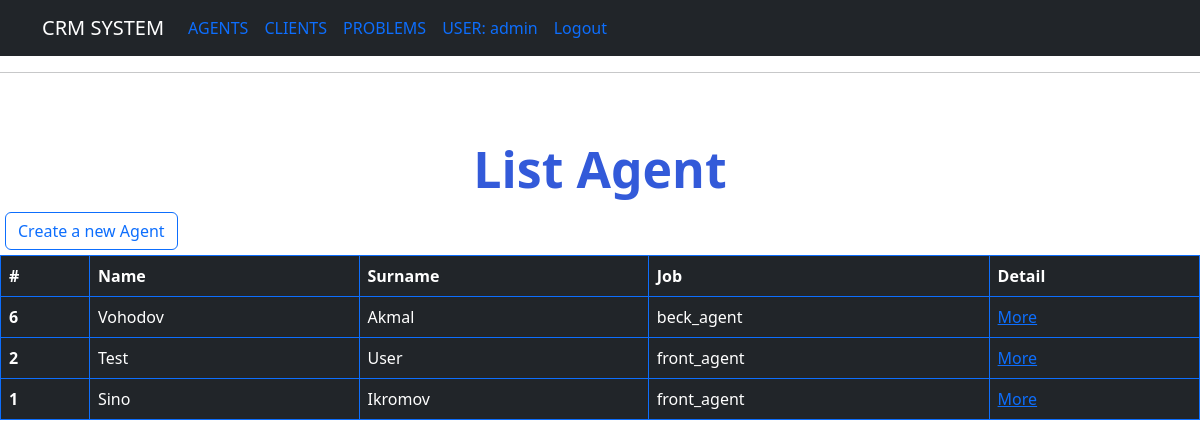
The app's page /agent/ (signed in) with its own data.
### agents/models.py (models this page shows, shortened)
class CustomerUser(AbstractUser):
    pass

class Agent(models.Model):
    GENDER = (
        ('male', 'male'),
        ('female', 'female')
    )
    first_name = models.CharField(max_length=20)
    last_name = models.CharField(max_length=20)
    password = models.CharField(max_length=255)
    email = models.EmailField()
    gender = models.CharField(max_length=20, choices=GENDER)
    is_front_agent = models.BooleanField(default=False)
    is_back_agent = models.BooleanField(default=True)
    date_added = models.DateTimeField(auto_now_add=True)
    phone_number = models.CharField(max_length=20)
    age = models.IntegerField(default=0)
    class Meta:
        verbose_name = 'Agent List'
        ordering = ['-pk', ]

### agents/views.py (the view)
# urls.py: path('', ListAgentView.as_view(), name='list_agent'),
class ListAgentView(LoginRequiredMixin, generic.ListView):
    template_name = 'agents/agents_list.html'
    def get_queryset(self):
        queryset = None
        if self.request.user.is_superuser:
            queryset = Agent.objects.all()
        return queryset

### templates/agents/agents_list.html
{% extends "base.html" %}
{% block content %}
<hr/>
<h1 class="list">List Agent</h1>
<div class = "create_agent">
    <a class="btn btn-outline-primary" href="{% url 'create_agent' %}"
   role="button">Create a new Agent
</a>
</div>
<table class="table table-dark table-hover table-bordered border-primary">
  <thead>
    <tr>
      <th scope="col">#</th>
      <th scope="col">Name </th>
      <th scope="col">Surname </th>
      <th scope="col">Job</th>
        <th scope="col">Detail</th>
    </tr>
  </thead>
{% for agent in object_list %}
  <tbody>
    <tr>
      <th scope="row">{{ agent.pk }}</th>
       <td>{{ agent.first_name }}</td>
      <td>{{ agent.last_name }}</td>
        {% if agent.is_front_agent %}
        <td>front_agent</td>
         {% else %}
         <td>beck_agent</td>
       {% endif %}
        <td><a href="{{ agent.pk }}">More</a></td>
    </tr>
  </tbody>
{% endfor %}
</table>
{% endblock %}

### templates/navbar.html (shortened to what this page needs)
<nav class="navbar navbar-expand-lg navbar-dark bg-dark" >
  <div class="container">
    <a class="navbar-brand" href="#">CRM SYSTEM</a>
    <div class="collapse navbar-collapse float-end" id="navbarNavAltMarkup">
      <div class="navbar-nav">
          <ul class="nav justify-content-end">
             {% if user.is_staff %}
              <li class="nav-item ">
              <a class="nav-link" href="{% url 'list_agent' %}">AGENTS</a>
              </li>
              {% endif %}
             {% if user.is_authenticated %}
              <li class="nav-item">
              <a class="nav-link" href="{% url 'list_client' %}">CLIENTS</a>
              </li>
              <li class="nav-item">
              <a class="nav-link" href="{% url 'list_problem' %}">PROBLEMS</a>
              </li>
              <li class="nav-item">
              <a class="nav-link" href="{% url 'list_problem' %}">USER: {{ user }}</a>
              </li>
              <li class="nav-item">
             <a  class="nav-link " href="{% url 'logout' %}">Logout</a>
              </li>
              {% else %}
              <li class="nav-item">
             <a class="nav-link" href="{% url 'login' %}">Login</a>
              </li>
              {% endif %}
</ul>
      </div>
    </div>
  </div>
</nav>

### agents/static/style.css (style rules this page uses)
body { background-color: fufufu; }
.btn { position: relative; padding 10px; }
.create_agent { position: relative; padding: 5px; }
.list { text-align: center; font-size: 50px; font-weight: 700; padding-top: 50px; color: #335AD9; }

### records on screen
CustomerUser: username "admin"
Agent: pk "6", first_name "Vohodov", last_name "Akmal", is_front_agent "beck_agent"
Agent: pk "2", first_name "Test", last_name "User", is_front_agent "front_agent"
Agent: pk "1", first_name "Sino", last_name "Ikromov", is_front_agent "front_agent"
